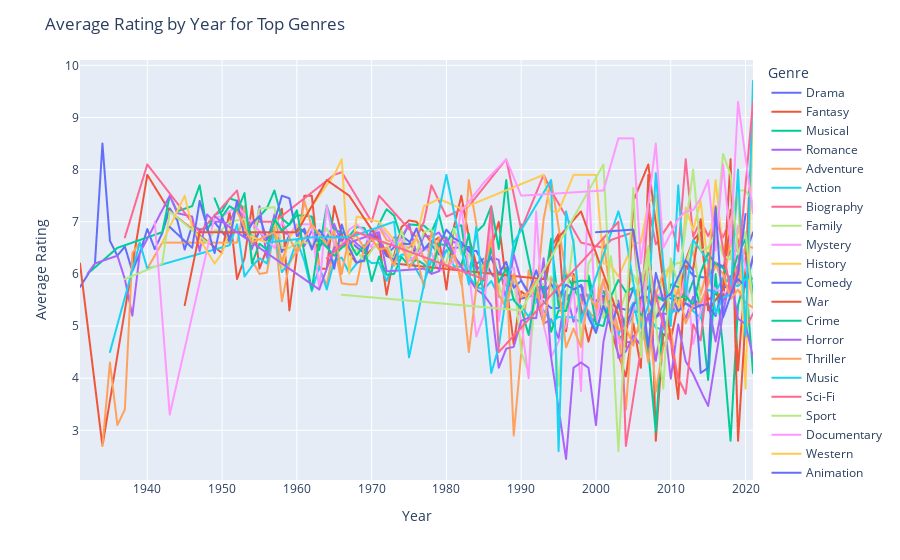

The cell this chart's notebook holds for it:
### Code cell
# Group data by Year and calculate the average rating
avg_rating_by_year = data.groupby(['Year', 'Genre'])['Rating'].mean().reset_index()

graph = px.line(avg_rating_by_year, x='Year', y='Rating', color = "Genre")
graph.update_layout(title='Average Rating by Year for Top Genres', xaxis_title='Year', yaxis_title='Average Rating')
graph.show()
